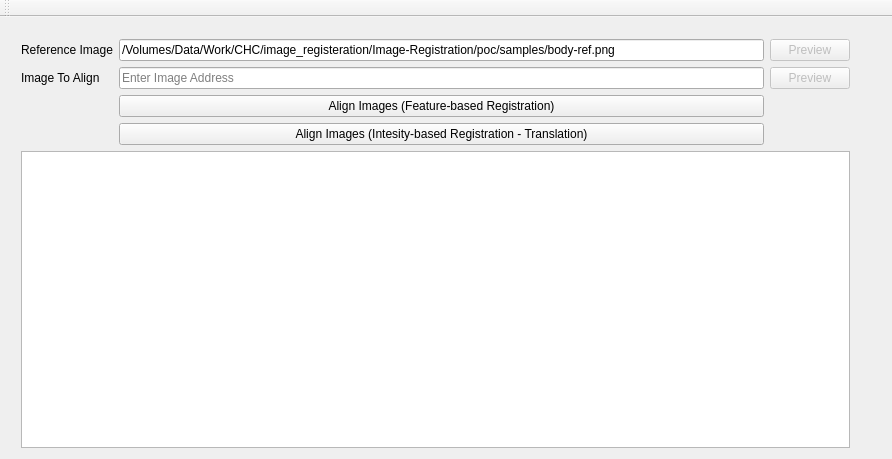
<?xml version="1.0" encoding="UTF-8"?>
<ui version="4.0">
 <class>MainWindow</class>
 <widget class="QMainWindow" name="MainWindow">
  <property name="geometry">
   <rect>
    <x>0</x>
    <y>0</y>
    <width>892</width>
    <height>459</height>
   </rect>
  </property>
  <property name="windowTitle">
   <string>Image Registration Tool</string>
  </property>
  <property name="styleSheet">
   <string notr="true"/>
  </property>
  <widget class="QWidget" name="centralWidget">
   <widget class="QWidget" name="layoutWidget">
    <property name="geometry">
     <rect>
      <x>10</x>
      <y>11</y>
      <width>851</width>
      <height>431</height>
     </rect>
    </property>
    <layout class="QGridLayout" name="gridLayout">
     <item row="1" column="2">
      <widget class="QPushButton" name="btnPreviewImg1">
       <property name="enabled">
        <bool>false</bool>
       </property>
       <property name="text">
        <string>Preview</string>
       </property>
      </widget>
     </item>
     <item row="3" column="2">
      <widget class="QPushButton" name="btnPreviewImg2">
       <property name="enabled">
        <bool>false</bool>
       </property>
       <property name="text">
        <string>Preview</string>
       </property>
      </widget>
     </item>
     <item row="1" column="1">
      <widget class="QLineEdit" name="txtImg1">
       <property name="text">
        <string>/Volumes/Data/Work/CHC/image_registeration/Image-Registration/poc/samples/body-ref.png</string>
       </property>
       <property name="placeholderText">
        <string>Enter Image Address</string>
       </property>
      </widget>
     </item>
     <item row="5" column="1">
      <widget class="QPushButton" name="btnIntensityBased">
       <property name="enabled">
        <bool>true</bool>
       </property>
       <property name="text">
        <string>Align Images (Intesity-based Registration - Translation)</string>
       </property>
      </widget>
     </item>
     <item row="1" column="0">
      <widget class="QLabel" name="label_2">
       <property name="text">
        <string>Reference Image</string>
       </property>
      </widget>
     </item>
     <item row="3" column="1">
      <widget class="QLineEdit" name="txtImg2">
       <property name="text">
        <string/>
       </property>
       <property name="placeholderText">
        <string>Enter Image Address</string>
       </property>
      </widget>
     </item>
     <item row="4" column="1">
      <widget class="QPushButton" name="btnFeatureBased">
       <property name="text">
        <string>Align Images (Feature-based Registration)</string>
       </property>
      </widget>
     </item>
     <item row="3" column="0">
      <widget class="QLabel" name="label">
       <property name="text">
        <string>Image To Align</string>
       </property>
      </widget>
     </item>
     <item row="6" column="0" colspan="3">
      <widget class="QPlainTextEdit" name="txtLogs"/>
     </item>
    </layout>
   </widget>
  </widget>
  <widget class="QToolBar" name="mainToolBar">
   <attribute name="toolBarArea">
    <enum>TopToolBarArea</enum>
   </attribute>
   <attribute name="toolBarBreak">
    <bool>false</bool>
   </attribute>
  </widget>
 </widget>
 <layoutdefault spacing="6" margin="11"/>
 <resources/>
 <connections/>
</ui>
